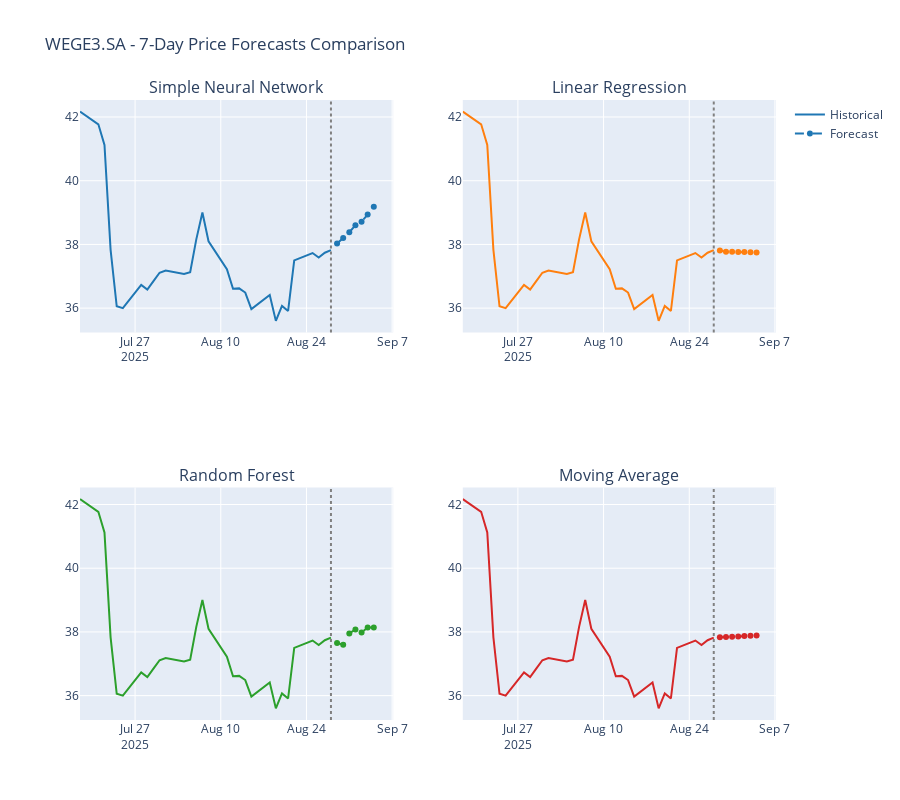

The cell this chart's notebook holds for it:
### Code cell
# Plot forecasts
print("\nGenerating forecast visualization...")
try:
    plot_forecasts_plotly(data, forecasts, symbol)
except:
    print("Generating matplotlib forecast plots...")
    plot_forecast_comparison_matplotlib(data, forecasts, symbol)
